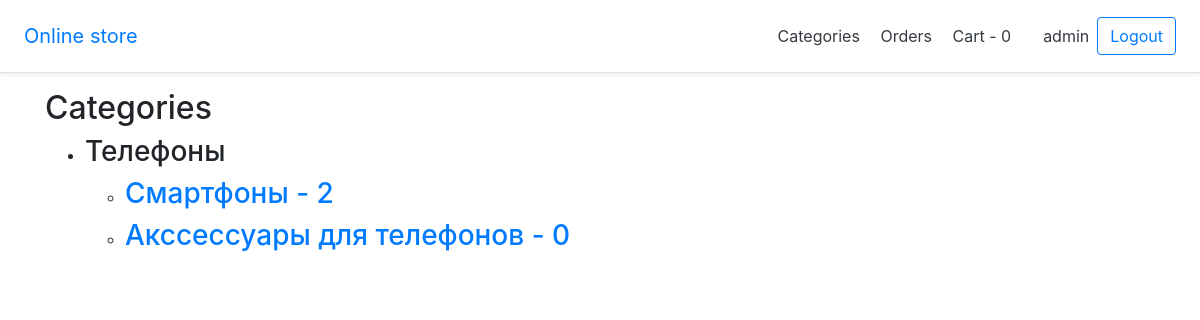
Page /category/ (signed in) on the committed database.
### shop/models.py (models this page shows, shortened)
class Category(models.Model):
    name = models.CharField(max_length=150)
    slug = models.SlugField(max_length=150, null=True, db_index=True, unique=True)
    created_at = models.DateTimeField(auto_now_add=True)

class Subcategory(models.Model):
    category = models.ForeignKey(Category, on_delete=models.DO_NOTHING, related_name='subcategory')
    name = models.CharField(max_length=150)
    slug = models.SlugField(max_length=150, null=True, db_index=True, unique=True)
    created_at = models.DateTimeField(auto_now_add=True)

### shop/views.py (the view)
# urls.py: path('category/', views.CategoryListView.as_view(), name='category_list'),
class CategoryListView(generic.ListView):
    model = Category

### templates/shop/category_list.html
{% extends "base.html" %}
{% load static %}
{% block content %}
    <h2>Categories</h2>
    <ul>
        {% for category in object_list %}
            <li><h3>{{ category.name }}</h3></li>
            <ul>
                {% for subcategory in category.subcategory.all %}
                    <li><h3><a href="{% url 'subcategory_detail' subcategory.slug %}">{{ subcategory.name }}
                        - {{ subcategory.product.count }}</h3>
                    </li>
                {% endfor %}
            </ul>
        {% endfor %}
    </ul>
{% endblock %}

### templates/base.html (shortened to what this page needs)
<html>
<head>
    <link rel="stylesheet" href="https://stackpath.bootstrapcdn.com/bootstrap/4.4.1/css/bootstrap.min.css"
>
</head>
<body>
<div class="d-flex flex-column flex-md-row align-items-center p-3 px-md-4 mb-3 bg-white border-bottom shadow-sm">
    <h5 class="my-0 mr-md-auto font-weight-normal"><a href="{% url 'index' %}">Online store</a></h5>
    <nav class="my-2 my-md-0 mr-md-3">
        <a class="p-2 text-dark" href="{% url 'category_list' %}">Categories</a>
        <a class="p-2 text-dark" href="{% url 'order_list' %}">Orders</a>
        <a class="p-2 text-dark" href="{% url 'cart_detail' %}">Cart - {{ request.session.cart|length }}</a>
    </nav>
    {% if request.user.is_authenticated %}
        <a  class="p-2 text-dark">{{ request.user.username }}</a>
        <a class="btn btn-outline-primary" href="{% url 'logout' %}">Logout</a>
    {% else %}
        <a class="btn btn-outline-primary" href="{% url 'account_login' %}">Login</a>
    {% endif %}
</div>
<div class="container">
    {% block content %}
    {% endblock %}
</div>
</body>
</html>

### rows in the picture
Category: name "Телефоны"
Subcategory: name "Смартфоны", product.count "2"
Subcategory: name "Акссессуары для телефонов", product.count "0"

### other values in the picture
{{ request.session.cart|length }} "0"
{{ request.user.username }} "admin"
